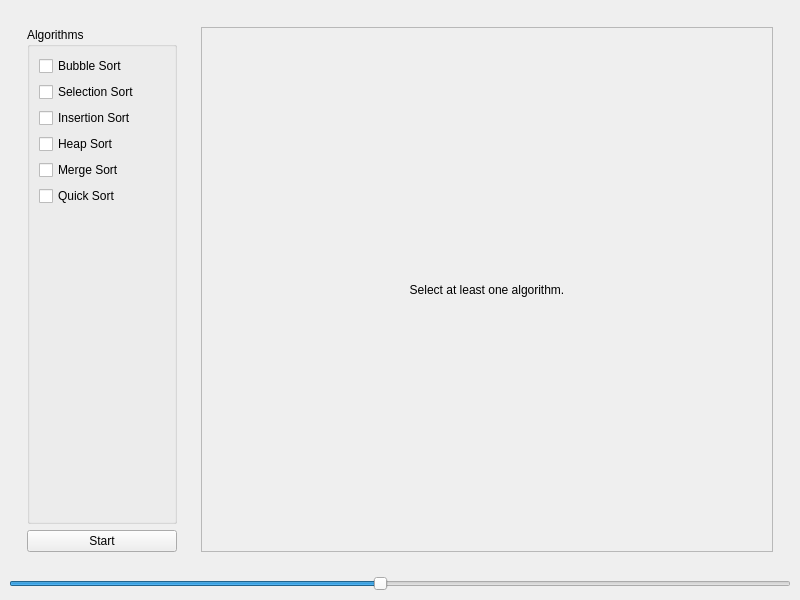
<?xml version="1.0" encoding="UTF-8"?>
<ui version="4.0">
 <class>MainWindow</class>
 <widget class="QMainWindow" name="MainWindow">
  <property name="geometry">
   <rect>
    <x>0</x>
    <y>0</y>
    <width>800</width>
    <height>600</height>
   </rect>
  </property>
  <property name="windowTitle">
   <string>MainWindow</string>
  </property>
  <widget class="QWidget" name="centralwidget">
   <layout class="QVBoxLayout" name="verticalLayout_5">
    <item>
     <widget class="QWidget" name="widget" native="true">
      <layout class="QHBoxLayout" name="horizontalLayout">
       <item>
        <widget class="QWidget" name="settings" native="true">
         <property name="sizePolicy">
          <sizepolicy hsizetype="Maximum" vsizetype="Preferred">
           <horstretch>0</horstretch>
           <verstretch>0</verstretch>
          </sizepolicy>
         </property>
         <layout class="QVBoxLayout" name="verticalLayout">
          <item>
           <widget class="QGroupBox" name="groupBox_2">
            <property name="sizePolicy">
             <sizepolicy hsizetype="Preferred" vsizetype="Expanding">
              <horstretch>0</horstretch>
              <verstretch>0</verstretch>
             </sizepolicy>
            </property>
            <property name="minimumSize">
             <size>
              <width>150</width>
              <height>0</height>
             </size>
            </property>
            <property name="title">
             <string>Algorithms</string>
            </property>
            <layout class="QVBoxLayout" name="verticalLayout_2">
             <item>
              <widget class="QCheckBox" name="bubblesort">
               <property name="text">
                <string>Bubble Sort</string>
               </property>
              </widget>
             </item>
             <item>
              <widget class="QCheckBox" name="selectionsort">
               <property name="text">
                <string>Selection Sort</string>
               </property>
              </widget>
             </item>
             <item>
              <widget class="QCheckBox" name="insertionsort">
               <property name="text">
                <string>Insertion Sort</string>
               </property>
              </widget>
             </item>
             <item>
              <widget class="QCheckBox" name="heapsort">
               <property name="text">
                <string>Heap Sort</string>
               </property>
              </widget>
             </item>
             <item>
              <widget class="QCheckBox" name="mergesort">
               <property name="text">
                <string>Merge Sort</string>
               </property>
              </widget>
             </item>
             <item>
              <widget class="QCheckBox" name="quicksort">
               <property name="text">
                <string>Quick Sort</string>
               </property>
              </widget>
             </item>
             <item>
              <spacer name="verticalSpacer">
               <property name="orientation">
                <enum>Qt::Vertical</enum>
               </property>
               <property name="sizeHint" stdset="0">
                <size>
                 <width>20</width>
                 <height>40</height>
                </size>
               </property>
              </spacer>
             </item>
            </layout>
           </widget>
          </item>
          <item>
           <widget class="QPushButton" name="start_pushButton">
            <property name="text">
             <string>Start</string>
            </property>
           </widget>
          </item>
         </layout>
        </widget>
       </item>
       <item>
        <widget class="QWidget" name="charts_t" native="true">
         <layout class="QVBoxLayout" name="verticalLayout_3">
          <item>
           <widget class="QScrollArea" name="scrollArea">
            <property name="widgetResizable">
             <bool>true</bool>
            </property>
            <widget class="QWidget" name="charts">
             <property name="geometry">
              <rect>
               <x>0</x>
               <y>0</y>
               <width>570</width>
               <height>523</height>
              </rect>
             </property>
             <layout class="QVBoxLayout" name="verticalLayout_4">
              <property name="spacing">
               <number>6</number>
              </property>
              <property name="leftMargin">
               <number>8</number>
              </property>
              <property name="topMargin">
               <number>8</number>
              </property>
              <property name="rightMargin">
               <number>8</number>
              </property>
              <property name="bottomMargin">
               <number>8</number>
              </property>
              <item>
               <widget class="QLabel" name="notice_label">
                <property name="text">
                 <string>Select at least one algorithm.</string>
                </property>
                <property name="alignment">
                 <set>Qt::AlignCenter</set>
                </property>
               </widget>
              </item>
             </layout>
            </widget>
           </widget>
          </item>
         </layout>
        </widget>
       </item>
      </layout>
     </widget>
    </item>
    <item>
     <widget class="QSlider" name="horizontalSlider">
      <property name="minimum">
       <number>20</number>
      </property>
      <property name="maximum">
       <number>800</number>
      </property>
      <property name="singleStep">
       <number>5</number>
      </property>
      <property name="value">
       <number>390</number>
      </property>
      <property name="orientation">
       <enum>Qt::Horizontal</enum>
      </property>
     </widget>
    </item>
   </layout>
  </widget>
 </widget>
 <resources/>
 <connections/>
</ui>
